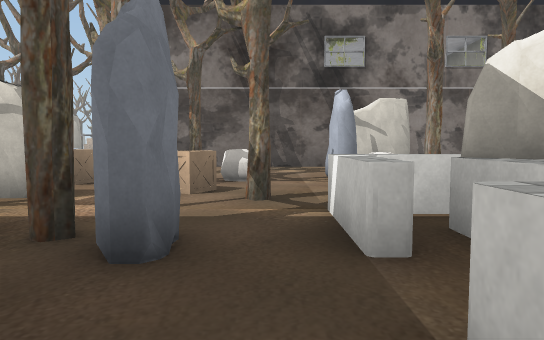
[1] (above)

13 first-person views from a walk through a scene from a Unity 3-D project. The camera is 1.2 m above the floor, tilts 4° down and sees 70° across. The floor is counted in squares, 2 m on a side. Each view is taken from the middle of a square. On the plan, view 1 faces up. The plan holds only what a view shows up to about 11 squares ahead; the rest is blank. The place goes on beyond the plan. Some surface patterns are stand-ins.

[2]
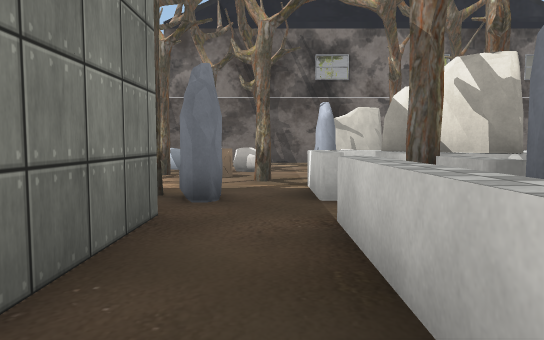

[3]
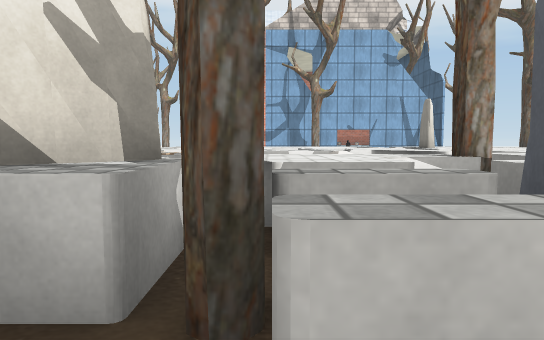

[4]
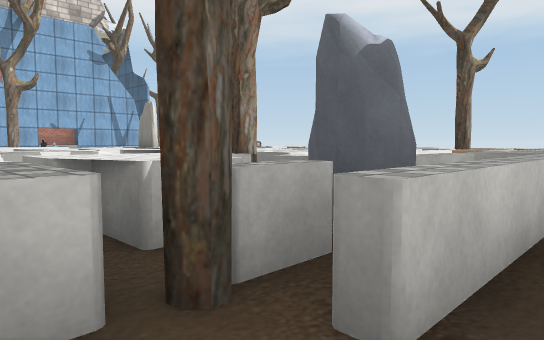

[5]
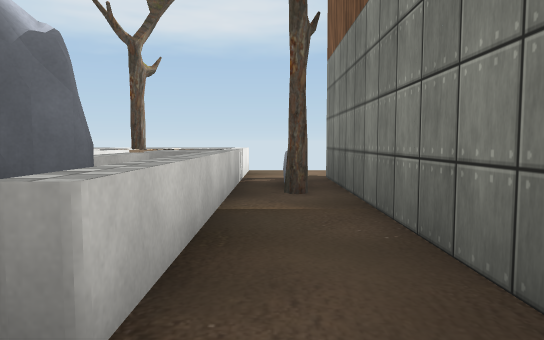

[6]
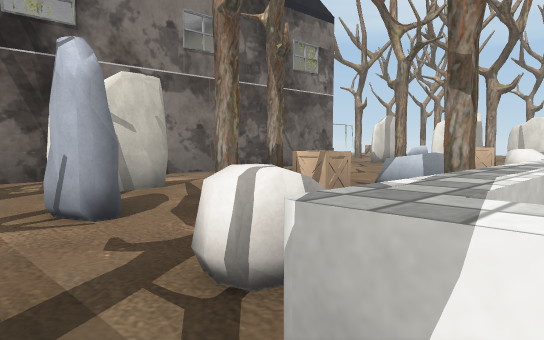

[7]
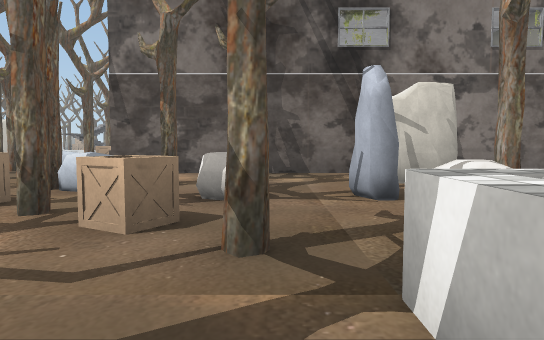

[8]
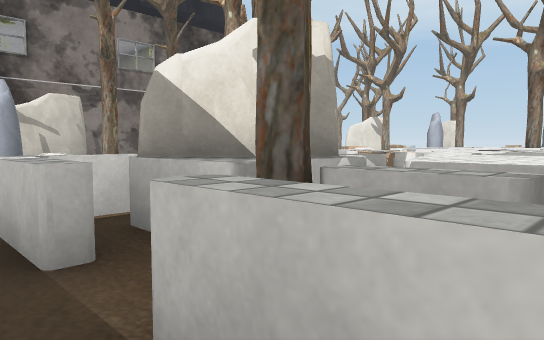

[9]
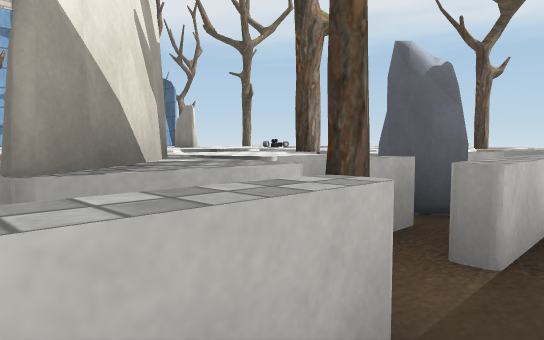

[10]
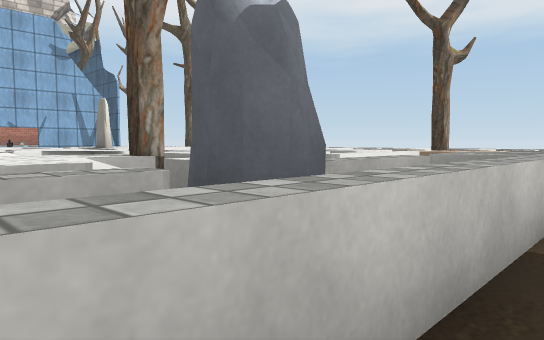

[11]
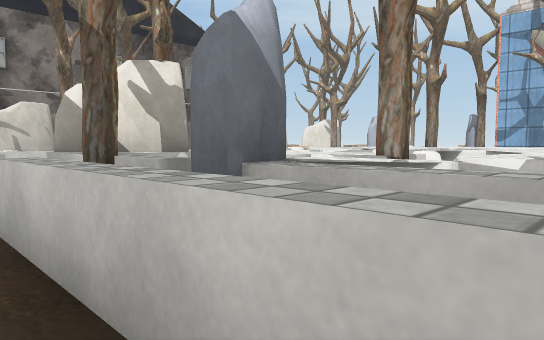

[12]
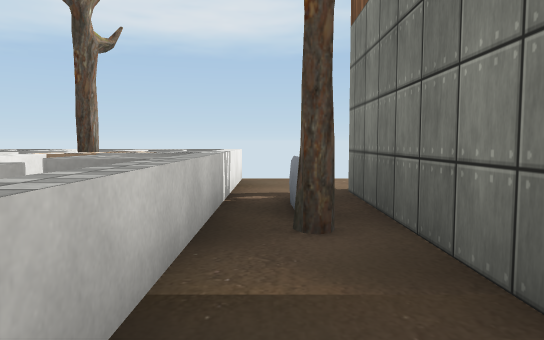

[13]
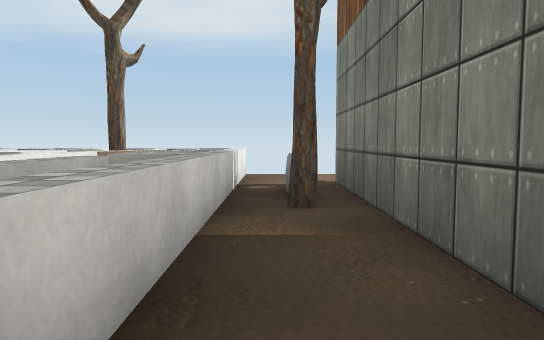

### Floor plan
Key: @ floor where view 1 was taken; # wall or solid block; x gap in a wall; . floor; = window, fence, low wall or low ledge; ^ raised ledge; O other object.
Columns run from 4 left of view 1 to 12 right of it. Each row starts with its distance up from view 1.
 10    ########  #
  9   ........   .
  8 .O#...#..  ...
  7 .#O.....  ...
  6  O..OO. O..
  5   #O...  O
  4  ###.O  =
  3    O.OO^O^.^^^^
  2   OO.^O^O^^^^^^
  1    #.^^^ ^^^^^^ #
  0    #@OO^ O ^.^^##
 -1    #.^^^^^ ^=^^ #
 -2    #.^^^^^^^OO^ #
 -3    #x^^^ ^ ^ ^  #
 -4    #OOO^^  O^^
 -5    ..^^^^  O ^
 -6    ..^^^^^OO

Where each view was taken, in squares from view 1:
view 1: 0 up, 0 right, facing up
view 2: 2 down, 0 right, facing up
view 3: 1 up, 0 right, facing right
view 4: 2 up, 0 right, facing down-right
view 5: 2 up, 0 right, facing down
view 6: 3 up, 0 right, facing up-right
view 7: 2 up, 0 right, facing up
view 8: 0 up, 0 right, facing up-right
view 9: 3 up, 0 right, facing down-right
view 10: 1 up, 0 right, facing down-right
view 11: 2 down, 0 right, facing up-right
view 12: 0 up, 0 right, facing down
view 13: 1 up, 0 right, facing down
